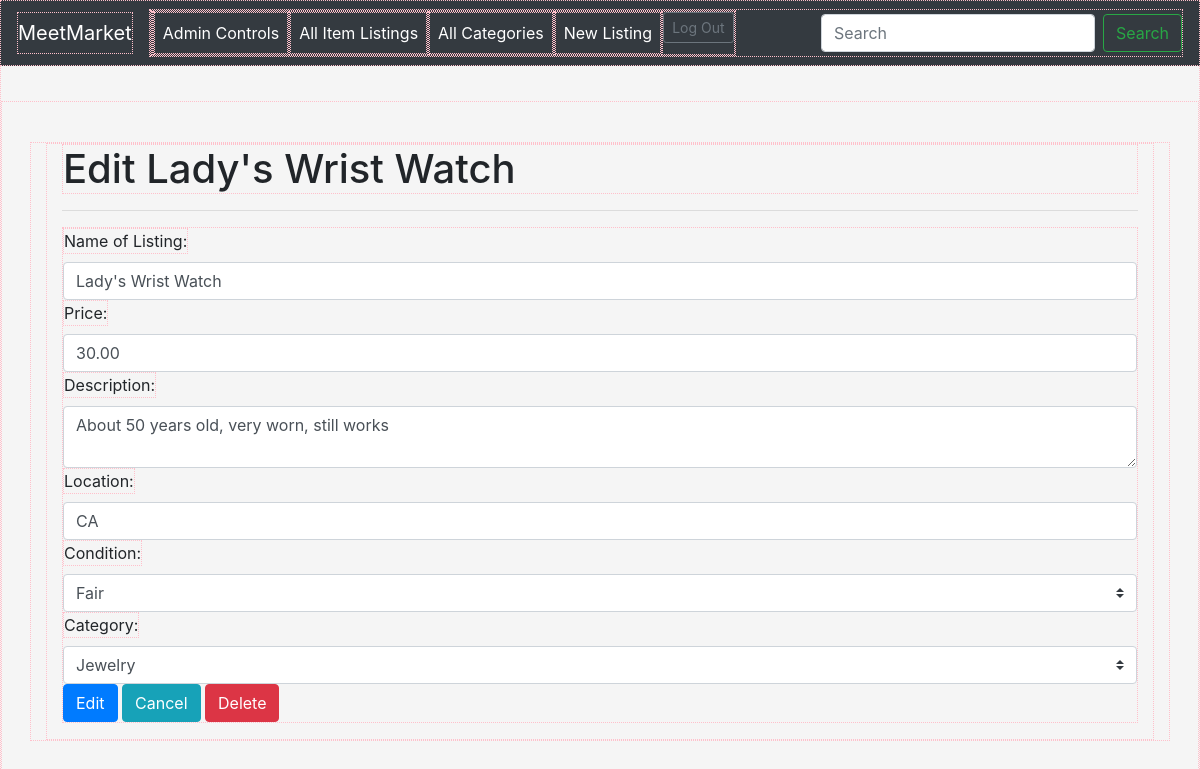
The app's page /item/21/edit (signed in) with its own data.
### item_app/models.py (models this page shows)
class Item(models.Model):
    user = models.ForeignKey(User, related_name="items",
                             on_delete=models.CASCADE)
    name = models.CharField(max_length=100)
    price = models.DecimalField(decimal_places=2, max_digits=10)
    description = models.CharField(max_length=255)
    location = models.CharField(max_length=255)
    condition = models.CharField(max_length=25)
    category = models.ForeignKey(
        Category, related_name="items", on_delete=models.CASCADE)
    flag = models.BooleanField(default=False)
    created_at = models.DateTimeField(auto_now_add=True)
    updated_at = models.DateTimeField(auto_now=True)
    objects = ItemManager()

class Category(models.Model):
    name = models.CharField(max_length=45)
    created_at = models.DateTimeField(auto_now_add=True)
    updated_at = models.DateTimeField(auto_now=True)

### item_app/views.py (the view, shortened to what this page needs)
# urls.py: path('item/<int:item_id>/edit', views.edit, name="my_edit_item"),
def edit(request, item_id):
    this_item = Item.objects.get(id=item_id)
    images = this_item.images.all()
    if len(images) > 0:
        image = images[0]
        context = {
            "this_item": this_item,
            "all_categories": Category.objects.all(),
            "this_user": User.objects.get(email=request.session['log_email']),
            "images": images,
            "image": image,
        }
    return render(request, "edit.html", context)

### item_app/templates/edit.html (shortened to what this page needs)
{% extends 'base.html' %} {% block content %} {% if this_user.admin == True %}
<h1>Edit {{this_item.name}}</h1>
<hr />
<form action="{% url 'item:my_post_edit_item' this_item.id %}" method="POST" enctype="multipart/form-data">
  <div class="form-group">
    <label for="name">Name of Listing:</label>
    <input type="text" class="form-control" name="name" value="{{this_item.name}}" />
    <label for="price">Price:</label>
    <input type="number" step="0.01" class="form-control" name="price" value="{{this_item.price}}" />
    <label for="description">Description:</label>
    <textarea name="description" class="form-control">
{{this_item.description}}</textarea>
    <label for="location">Location:</label>
    <input type="text" class="form-control" name="location" placeholder="Current location of the item"
      value="{{this_item.location}}" />
    <label for="condition">Condition:</label>
    <select name="condition" class="custom-select mr-sm-2">
      <option value="{{this_item.condition}}">{{this_item.condition}}</option>
    </select>
    <label for="category">Category:</label>
    <select name="category" class="custom-select mr-sm-2">
      <option value="{{this_item.category.name}}">{{this_item.category.name}}</option>
    </select>
    <button type="submit" class="btn btn-primary">Edit</button>
    <a href="{% url 'login:my_successful_log_in' %}" class="btn btn-info" role="button">Cancel</a>
    {% if this_user.admin == True %}
    <a href="{% url 'item:my_delete_item' this_item.id %}" class="btn btn-danger"
      role="button">Delete</a>{% endif %}{% endif %}
  </div>
</form>
{% endblock %}

### craiglist_app/static/css/style.css (style rules this page uses)
* { margin: 0; border: 1px dotted pink; padding: 0; }
body { margin-top: 100px; }

### craiglist_app/static/css/style_reg.css (style rules this page uses)
body { display: -ms-flexbox; display: flex; -ms-flex-align: center; align-items: center; padding-top: 40px; padding-bottom: 40px; background-color: #f5f5f5; }
form { border: none; }

### records on screen
Item: name "Lady's Wrist Watch", price "30.00", description "About 50 years old, very worn, still works", location "CA", condition "Fair", category "Jewelry"
